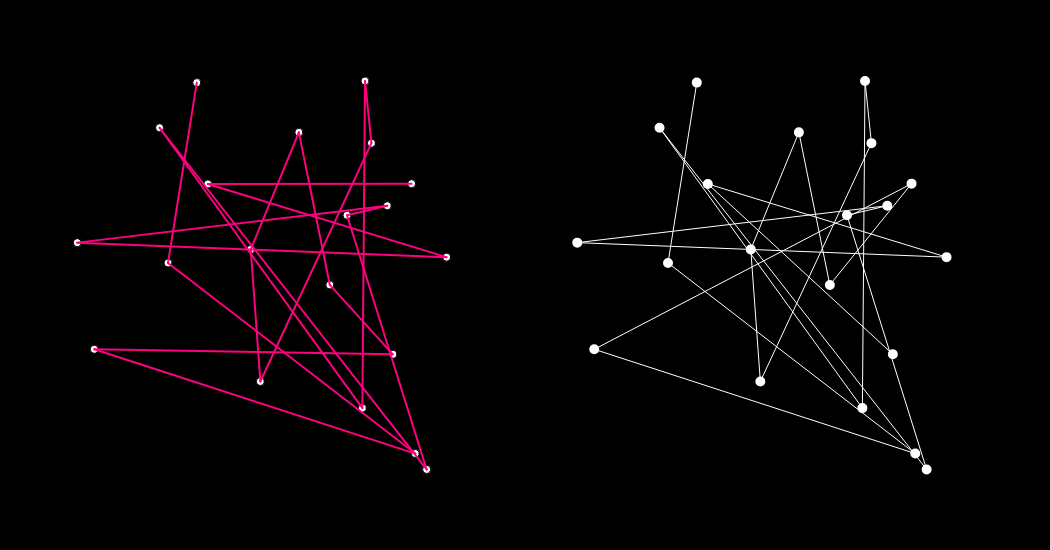
Frame 1 (no input)
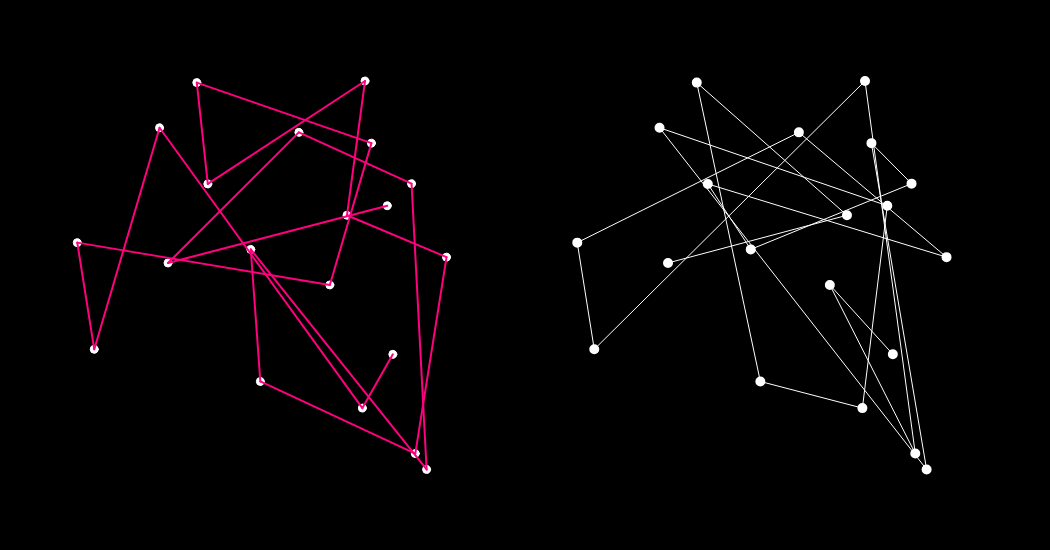
Frame 60 (no input)
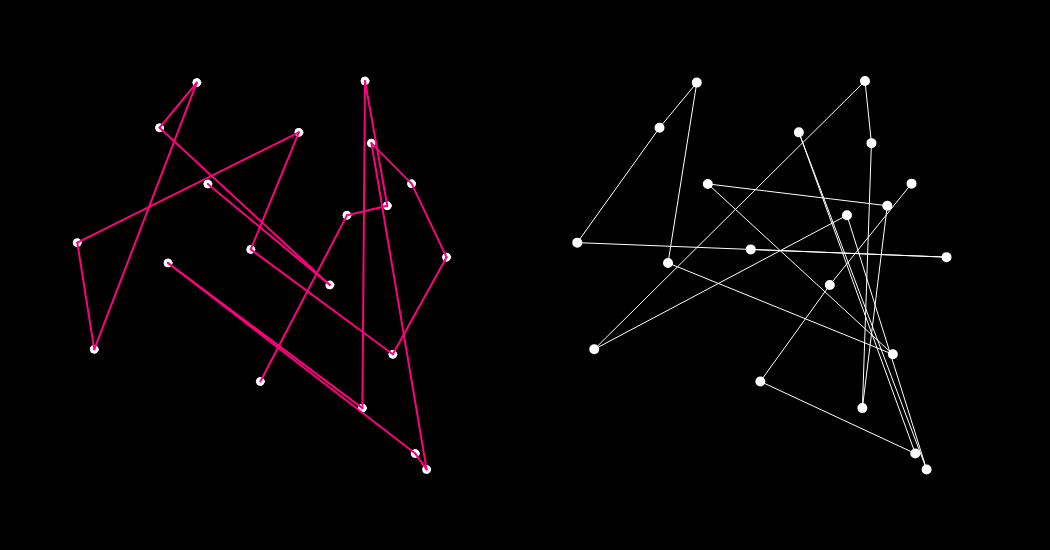
Frame 120 (the mouse pressed at the canvas centre since frame 60)

The p5.js sketch that drew these frames (run headless with seeded random() and noise() and a simulated clock; from frame 60 on, the mouse is pressed at the canvas centre):

// p5.js sketch
// ── sketch.js
var canvasSize = 500;
var citiesValue = 20;
var order = [];
var bestOrder = [];
var bestOrderDistance;
var citiesPos = [];

function setup() 
{	
	createCanvas(canvasSize * 2 + 50, canvasSize + 50);
	
	for (var i = 0; i < citiesValue; i++)
	{
		citiesPos[i] = createVector(random(50, canvasSize), random(50, canvasSize));
	}
	for (var i = 0; i < citiesValue; i++)
	{
		while (true)
		{
			var num = floor(random(citiesValue));
			if (!order.includes(num))
			{
				order.push(num);
				break;
			}
		}
	}
	bestOrder = order.slice();
	bestOrderDistance = 0;
	for (var i = 0; i < citiesValue; i++)
	{
		if (i != 0)
		{
			var cc = citiesPos[order[i]];
			var bc = citiesPos[order[i - 1]];
			bestOrderDistance += dist(cc.x, cc.y, bc.x, bc.y);
		}
	}
}
function draw() 
{
	background(0);
	
	for (var i = 0;i < citiesValue; i++)
	{
		fill(255);
		ellipse(citiesPos[i].x, citiesPos[i].y, 8, 8);
	}
	
	for (var i = 0; i < citiesValue; i++)
	{
		if (i != 0)
		{
			stroke(255, 0 , 127);
			strokeWeight(2);
			line(citiesPos[bestOrder[i]].x, citiesPos[bestOrder[i]].y, citiesPos[bestOrder[i - 1]].x, citiesPos[bestOrder[i - 1]].y);
		}
	}
	
	var distance = 0;
	for (var i = 0; i < citiesValue; i++)
	{
		if (i != 0)
		{
			distance += dist(citiesPos[order[i]].x, citiesPos[order[i]].y, citiesPos[order[i - 1]].x, citiesPos[order[i - 1]].y);
		}
	}
	if (distance < bestOrderDistance)
	{
		console.log("NOWY NAJLEPSZY");
		bestOrder = order.slice();
		bestOrderDistance = distance;
	}
	swap(order, floor(random(citiesValue)), floor(random(citiesValue)));
	
	translate(canvasSize, 0);
	for (var i = 0;i < citiesValue; i++)
	{
		fill(255);
		stroke(255);
		ellipse(citiesPos[i].x, citiesPos[i].y, 8, 8);
	}
	for (var i = 0; i < citiesValue; i++)
	{
		if (i != 0)
		{
			stroke(255);
			strokeWeight(1);
			line(citiesPos[order[i]].x, citiesPos[order[i]].y, citiesPos[order[i - 1]].x, citiesPos[order[i - 1]].y);
		}
	}
}
function swap(list, a, b)
{
	var temp = list[a];
	list[a] = list[b];
	list[b] = temp;
}
